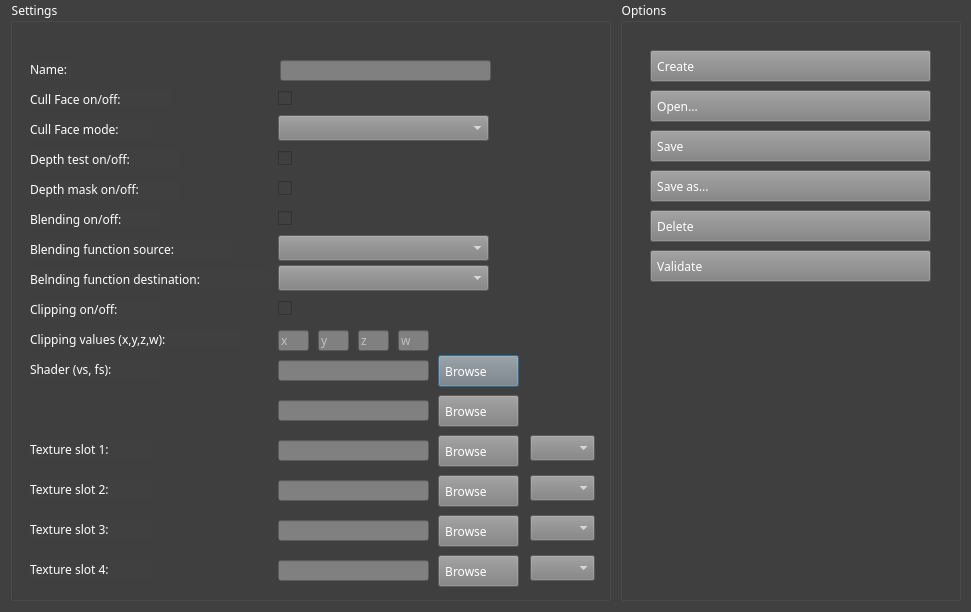
<?xml version="1.0" encoding="UTF-8"?>
<ui version="4.0">
 <class>CMaterialSettingsGUI</class>
 <widget class="QDialog" name="CMaterialSettingsGUI">
  <property name="geometry">
   <rect>
    <x>0</x>
    <y>0</y>
    <width>971</width>
    <height>612</height>
   </rect>
  </property>
  <property name="windowTitle">
   <string>Dialog</string>
  </property>
  <property name="styleSheet">
   <string notr="true">background-color: rgb(64, 64, 64);
color: rgb(255, 255, 255);</string>
  </property>
  <widget class="QGroupBox" name="gb_settings">
   <property name="geometry">
    <rect>
     <x>10</x>
     <y>0</y>
     <width>601</width>
     <height>601</height>
    </rect>
   </property>
   <property name="font">
    <font>
     <family>Menlo</family>
    </font>
   </property>
   <property name="styleSheet">
    <string notr="true">background-color: rgb(64, 64, 64);
color: rgb(255, 255, 255);</string>
   </property>
   <property name="title">
    <string>Settings</string>
   </property>
   <widget class="QLabel" name="label">
    <property name="geometry">
     <rect>
      <x>20</x>
      <y>60</y>
      <width>41</width>
      <height>19</height>
     </rect>
    </property>
    <property name="font">
     <font>
      <family>Menlo</family>
     </font>
    </property>
    <property name="text">
     <string>Name:</string>
    </property>
   </widget>
   <widget class="QLabel" name="label_2">
    <property name="geometry">
     <rect>
      <x>20</x>
      <y>90</y>
      <width>141</width>
      <height>19</height>
     </rect>
    </property>
    <property name="font">
     <font>
      <family>Menlo</family>
     </font>
    </property>
    <property name="text">
     <string>Cull Face on/off:</string>
    </property>
   </widget>
   <widget class="QLabel" name="label_3">
    <property name="geometry">
     <rect>
      <x>20</x>
      <y>120</y>
      <width>121</width>
      <height>19</height>
     </rect>
    </property>
    <property name="font">
     <font>
      <family>Menlo</family>
     </font>
    </property>
    <property name="text">
     <string>Cull Face mode:</string>
    </property>
   </widget>
   <widget class="QLabel" name="label_4">
    <property name="geometry">
     <rect>
      <x>20</x>
      <y>150</y>
      <width>151</width>
      <height>19</height>
     </rect>
    </property>
    <property name="font">
     <font>
      <family>Menlo</family>
     </font>
    </property>
    <property name="text">
     <string>Depth test on/off:</string>
    </property>
   </widget>
   <widget class="QLabel" name="label_5">
    <property name="geometry">
     <rect>
      <x>20</x>
      <y>180</y>
      <width>151</width>
      <height>19</height>
     </rect>
    </property>
    <property name="font">
     <font>
      <family>Menlo</family>
     </font>
    </property>
    <property name="text">
     <string>Depth mask on/off:</string>
    </property>
   </widget>
   <widget class="QLabel" name="label_6">
    <property name="geometry">
     <rect>
      <x>20</x>
      <y>210</y>
      <width>131</width>
      <height>19</height>
     </rect>
    </property>
    <property name="font">
     <font>
      <family>Menlo</family>
     </font>
    </property>
    <property name="text">
     <string>Blending on/off:</string>
    </property>
   </widget>
   <widget class="QLabel" name="label_7">
    <property name="geometry">
     <rect>
      <x>20</x>
      <y>240</y>
      <width>201</width>
      <height>19</height>
     </rect>
    </property>
    <property name="font">
     <font>
      <family>Menlo</family>
     </font>
    </property>
    <property name="text">
     <string>Blending function source:</string>
    </property>
   </widget>
   <widget class="QLabel" name="label_8">
    <property name="geometry">
     <rect>
      <x>20</x>
      <y>270</y>
      <width>241</width>
      <height>19</height>
     </rect>
    </property>
    <property name="font">
     <font>
      <family>Menlo</family>
     </font>
    </property>
    <property name="text">
     <string>Belnding function destination:</string>
    </property>
   </widget>
   <widget class="QLabel" name="label_9">
    <property name="geometry">
     <rect>
      <x>20</x>
      <y>300</y>
      <width>131</width>
      <height>19</height>
     </rect>
    </property>
    <property name="font">
     <font>
      <family>Menlo</family>
     </font>
    </property>
    <property name="text">
     <string>Clipping on/off:</string>
    </property>
   </widget>
   <widget class="QLabel" name="label_10">
    <property name="geometry">
     <rect>
      <x>20</x>
      <y>330</y>
      <width>211</width>
      <height>19</height>
     </rect>
    </property>
    <property name="font">
     <font>
      <family>Menlo</family>
     </font>
    </property>
    <property name="text">
     <string>Clipping values (x,y,z,w):</string>
    </property>
   </widget>
   <widget class="QLabel" name="label_11">
    <property name="geometry">
     <rect>
      <x>20</x>
      <y>360</y>
      <width>131</width>
      <height>19</height>
     </rect>
    </property>
    <property name="font">
     <font>
      <family>Menlo</family>
     </font>
    </property>
    <property name="text">
     <string>Shader (vs, fs):</string>
    </property>
   </widget>
   <widget class="QLabel" name="label_12">
    <property name="geometry">
     <rect>
      <x>20</x>
      <y>440</y>
      <width>121</width>
      <height>19</height>
     </rect>
    </property>
    <property name="font">
     <font>
      <family>Menlo</family>
     </font>
    </property>
    <property name="text">
     <string>Texture slot 1:</string>
    </property>
   </widget>
   <widget class="QLabel" name="label_13">
    <property name="geometry">
     <rect>
      <x>20</x>
      <y>480</y>
      <width>121</width>
      <height>19</height>
     </rect>
    </property>
    <property name="font">
     <font>
      <family>Menlo</family>
     </font>
    </property>
    <property name="text">
     <string>Texture slot 2:</string>
    </property>
   </widget>
   <widget class="QLabel" name="label_14">
    <property name="geometry">
     <rect>
      <x>20</x>
      <y>520</y>
      <width>121</width>
      <height>19</height>
     </rect>
    </property>
    <property name="font">
     <font>
      <family>Menlo</family>
     </font>
    </property>
    <property name="text">
     <string>Texture slot 3:</string>
    </property>
   </widget>
   <widget class="QLabel" name="label_15">
    <property name="geometry">
     <rect>
      <x>20</x>
      <y>560</y>
      <width>121</width>
      <height>19</height>
     </rect>
    </property>
    <property name="font">
     <font>
      <family>Menlo</family>
     </font>
    </property>
    <property name="text">
     <string>Texture slot 4:</string>
    </property>
   </widget>
   <widget class="QCheckBox" name="cb_cull_face_status">
    <property name="geometry">
     <rect>
      <x>268</x>
      <y>90</y>
      <width>16</width>
      <height>16</height>
     </rect>
    </property>
    <property name="font">
     <font>
      <family>Menlo</family>
     </font>
    </property>
    <property name="text">
     <string/>
    </property>
   </widget>
   <widget class="QComboBox" name="cb_cull_face_mode">
    <property name="geometry">
     <rect>
      <x>268</x>
      <y>115</y>
      <width>211</width>
      <height>26</height>
     </rect>
    </property>
    <property name="font">
     <font>
      <family>Menlo</family>
     </font>
    </property>
    <property name="styleSheet">
     <string notr="true">background-color: rgb(128, 128, 128);</string>
    </property>
   </widget>
   <widget class="QCheckBox" name="cb_depth_test_status">
    <property name="geometry">
     <rect>
      <x>268</x>
      <y>150</y>
      <width>16</width>
      <height>16</height>
     </rect>
    </property>
    <property name="font">
     <font>
      <family>Menlo</family>
     </font>
    </property>
    <property name="text">
     <string/>
    </property>
   </widget>
   <widget class="QCheckBox" name="cb_depth_mask_status">
    <property name="geometry">
     <rect>
      <x>268</x>
      <y>180</y>
      <width>16</width>
      <height>16</height>
     </rect>
    </property>
    <property name="font">
     <font>
      <family>Menlo</family>
     </font>
    </property>
    <property name="text">
     <string/>
    </property>
   </widget>
   <widget class="QCheckBox" name="cb_blending_status">
    <property name="geometry">
     <rect>
      <x>268</x>
      <y>210</y>
      <width>16</width>
      <height>16</height>
     </rect>
    </property>
    <property name="font">
     <font>
      <family>Menlo</family>
     </font>
    </property>
    <property name="text">
     <string/>
    </property>
   </widget>
   <widget class="QComboBox" name="cb_blending_function_source">
    <property name="geometry">
     <rect>
      <x>268</x>
      <y>235</y>
      <width>211</width>
      <height>26</height>
     </rect>
    </property>
    <property name="font">
     <font>
      <family>Menlo</family>
     </font>
    </property>
    <property name="styleSheet">
     <string notr="true">background-color: rgb(128, 128, 128);</string>
    </property>
   </widget>
   <widget class="QComboBox" name="cb_blending_function_destination">
    <property name="geometry">
     <rect>
      <x>268</x>
      <y>265</y>
      <width>211</width>
      <height>26</height>
     </rect>
    </property>
    <property name="font">
     <font>
      <family>Menlo</family>
     </font>
    </property>
    <property name="styleSheet">
     <string notr="true">background-color: rgb(128, 128, 128);</string>
    </property>
   </widget>
   <widget class="QCheckBox" name="cb_clipping_status">
    <property name="geometry">
     <rect>
      <x>268</x>
      <y>300</y>
      <width>16</width>
      <height>16</height>
     </rect>
    </property>
    <property name="font">
     <font>
      <family>Menlo</family>
     </font>
    </property>
    <property name="text">
     <string/>
    </property>
   </widget>
   <widget class="QLineEdit" name="eb_clipping_x">
    <property name="geometry">
     <rect>
      <x>268</x>
      <y>330</y>
      <width>31</width>
      <height>21</height>
     </rect>
    </property>
    <property name="font">
     <font>
      <family>Menlo</family>
     </font>
    </property>
    <property name="styleSheet">
     <string notr="true">background-color: rgb(128, 128, 128);</string>
    </property>
    <property name="placeholderText">
     <string>x</string>
    </property>
   </widget>
   <widget class="QLineEdit" name="eb_clipping_y">
    <property name="geometry">
     <rect>
      <x>308</x>
      <y>330</y>
      <width>31</width>
      <height>21</height>
     </rect>
    </property>
    <property name="font">
     <font>
      <family>Menlo</family>
     </font>
    </property>
    <property name="styleSheet">
     <string notr="true">background-color: rgb(128, 128, 128);</string>
    </property>
    <property name="placeholderText">
     <string>y</string>
    </property>
   </widget>
   <widget class="QLineEdit" name="eb_clipping_z">
    <property name="geometry">
     <rect>
      <x>348</x>
      <y>330</y>
      <width>31</width>
      <height>21</height>
     </rect>
    </property>
    <property name="font">
     <font>
      <family>Menlo</family>
     </font>
    </property>
    <property name="styleSheet">
     <string notr="true">background-color: rgb(128, 128, 128);</string>
    </property>
    <property name="placeholderText">
     <string>z</string>
    </property>
   </widget>
   <widget class="QLineEdit" name="eb_clipping_w">
    <property name="geometry">
     <rect>
      <x>388</x>
      <y>330</y>
      <width>31</width>
      <height>21</height>
     </rect>
    </property>
    <property name="font">
     <font>
      <family>Menlo</family>
     </font>
    </property>
    <property name="styleSheet">
     <string notr="true">background-color: rgb(128, 128, 128);</string>
    </property>
    <property name="placeholderText">
     <string>w</string>
    </property>
   </widget>
   <widget class="QLineEdit" name="eb_vs_shader">
    <property name="geometry">
     <rect>
      <x>268</x>
      <y>360</y>
      <width>151</width>
      <height>21</height>
     </rect>
    </property>
    <property name="font">
     <font>
      <family>Menlo</family>
     </font>
    </property>
    <property name="styleSheet">
     <string notr="true">background-color: rgb(128, 128, 128);</string>
    </property>
   </widget>
   <widget class="QPushButton" name="btn_vs_browse">
    <property name="geometry">
     <rect>
      <x>428</x>
      <y>355</y>
      <width>81</width>
      <height>32</height>
     </rect>
    </property>
    <property name="font">
     <font>
      <family>Menlo</family>
     </font>
    </property>
    <property name="styleSheet">
     <string notr="true">background-color: rgb(128, 128, 128);
color: rgb(255, 255, 255);
text-align:left;</string>
    </property>
    <property name="text">
     <string>  Browse</string>
    </property>
   </widget>
   <widget class="QLineEdit" name="eb_fs_shader">
    <property name="geometry">
     <rect>
      <x>268</x>
      <y>400</y>
      <width>151</width>
      <height>21</height>
     </rect>
    </property>
    <property name="font">
     <font>
      <family>Menlo</family>
     </font>
    </property>
    <property name="styleSheet">
     <string notr="true">background-color: rgb(128, 128, 128);</string>
    </property>
   </widget>
   <widget class="QPushButton" name="btn_fs_browse">
    <property name="geometry">
     <rect>
      <x>428</x>
      <y>395</y>
      <width>81</width>
      <height>32</height>
     </rect>
    </property>
    <property name="font">
     <font>
      <family>Menlo</family>
     </font>
    </property>
    <property name="styleSheet">
     <string notr="true">background-color: rgb(128, 128, 128);
color: rgb(255, 255, 255);
text-align:left;</string>
    </property>
    <property name="text">
     <string>  Browse</string>
    </property>
   </widget>
   <widget class="QLineEdit" name="eb_texture_slot_1">
    <property name="geometry">
     <rect>
      <x>268</x>
      <y>440</y>
      <width>151</width>
      <height>21</height>
     </rect>
    </property>
    <property name="font">
     <font>
      <family>Menlo</family>
     </font>
    </property>
    <property name="styleSheet">
     <string notr="true">background-color: rgb(128, 128, 128);</string>
    </property>
    <property name="readOnly">
     <bool>true</bool>
    </property>
   </widget>
   <widget class="QPushButton" name="btn_texture_slot1_browse">
    <property name="geometry">
     <rect>
      <x>428</x>
      <y>435</y>
      <width>81</width>
      <height>32</height>
     </rect>
    </property>
    <property name="font">
     <font>
      <family>Menlo</family>
     </font>
    </property>
    <property name="styleSheet">
     <string notr="true">background-color: rgb(128, 128, 128);
color: rgb(255, 255, 255);
text-align:left;</string>
    </property>
    <property name="text">
     <string>  Browse</string>
    </property>
   </widget>
   <widget class="QLineEdit" name="eb_texture_slot_2">
    <property name="geometry">
     <rect>
      <x>268</x>
      <y>480</y>
      <width>151</width>
      <height>21</height>
     </rect>
    </property>
    <property name="font">
     <font>
      <family>Menlo</family>
     </font>
    </property>
    <property name="styleSheet">
     <string notr="true">background-color: rgb(128, 128, 128);</string>
    </property>
    <property name="readOnly">
     <bool>true</bool>
    </property>
   </widget>
   <widget class="QPushButton" name="btn_texture_slot2_browse">
    <property name="geometry">
     <rect>
      <x>428</x>
      <y>475</y>
      <width>81</width>
      <height>32</height>
     </rect>
    </property>
    <property name="font">
     <font>
      <family>Menlo</family>
     </font>
    </property>
    <property name="styleSheet">
     <string notr="true">background-color: rgb(128, 128, 128);
color: rgb(255, 255, 255);
text-align:left;</string>
    </property>
    <property name="text">
     <string>  Browse</string>
    </property>
   </widget>
   <widget class="QLineEdit" name="eb_texture_slot_3">
    <property name="geometry">
     <rect>
      <x>268</x>
      <y>520</y>
      <width>151</width>
      <height>21</height>
     </rect>
    </property>
    <property name="font">
     <font>
      <family>Menlo</family>
     </font>
    </property>
    <property name="styleSheet">
     <string notr="true">background-color: rgb(128, 128, 128);</string>
    </property>
    <property name="readOnly">
     <bool>true</bool>
    </property>
   </widget>
   <widget class="QLineEdit" name="eb_texture_slot_4">
    <property name="geometry">
     <rect>
      <x>268</x>
      <y>560</y>
      <width>151</width>
      <height>21</height>
     </rect>
    </property>
    <property name="font">
     <font>
      <family>Menlo</family>
     </font>
    </property>
    <property name="styleSheet">
     <string notr="true">background-color: rgb(128, 128, 128);</string>
    </property>
    <property name="readOnly">
     <bool>true</bool>
    </property>
   </widget>
   <widget class="QPushButton" name="btn_texture_slot3_browse">
    <property name="geometry">
     <rect>
      <x>428</x>
      <y>515</y>
      <width>81</width>
      <height>32</height>
     </rect>
    </property>
    <property name="font">
     <font>
      <family>Menlo</family>
     </font>
    </property>
    <property name="styleSheet">
     <string notr="true">background-color: rgb(128, 128, 128);
color: rgb(255, 255, 255);
text-align:left;</string>
    </property>
    <property name="text">
     <string>  Browse</string>
    </property>
   </widget>
   <widget class="QPushButton" name="btn_texture_slot4_browse">
    <property name="geometry">
     <rect>
      <x>428</x>
      <y>555</y>
      <width>81</width>
      <height>32</height>
     </rect>
    </property>
    <property name="font">
     <font>
      <family>Menlo</family>
     </font>
    </property>
    <property name="styleSheet">
     <string notr="true">background-color: rgb(128, 128, 128);
color: rgb(255, 255, 255);
text-align:left;</string>
    </property>
    <property name="text">
     <string>  Browse</string>
    </property>
   </widget>
   <widget class="QComboBox" name="cb_texture_slot1_wrap">
    <property name="geometry">
     <rect>
      <x>520</x>
      <y>435</y>
      <width>65</width>
      <height>26</height>
     </rect>
    </property>
    <property name="font">
     <font>
      <family>Menlo</family>
     </font>
    </property>
    <property name="styleSheet">
     <string notr="true">background-color: rgb(128, 128, 128);</string>
    </property>
   </widget>
   <widget class="QComboBox" name="cb_texture_slot2_wrap">
    <property name="geometry">
     <rect>
      <x>520</x>
      <y>475</y>
      <width>65</width>
      <height>26</height>
     </rect>
    </property>
    <property name="font">
     <font>
      <family>Menlo</family>
     </font>
    </property>
    <property name="styleSheet">
     <string notr="true">background-color: rgb(128, 128, 128);</string>
    </property>
   </widget>
   <widget class="QComboBox" name="cb_texture_slot3_wrap">
    <property name="geometry">
     <rect>
      <x>520</x>
      <y>515</y>
      <width>65</width>
      <height>26</height>
     </rect>
    </property>
    <property name="font">
     <font>
      <family>Menlo</family>
     </font>
    </property>
    <property name="styleSheet">
     <string notr="true">background-color: rgb(128, 128, 128);</string>
    </property>
   </widget>
   <widget class="QComboBox" name="cb_texture_slot4_wrap">
    <property name="geometry">
     <rect>
      <x>520</x>
      <y>555</y>
      <width>65</width>
      <height>26</height>
     </rect>
    </property>
    <property name="font">
     <font>
      <family>Menlo</family>
     </font>
    </property>
    <property name="styleSheet">
     <string notr="true">background-color: rgb(128, 128, 128);</string>
    </property>
   </widget>
   <widget class="QLineEdit" name="eb_material_name">
    <property name="geometry">
     <rect>
      <x>270</x>
      <y>60</y>
      <width>211</width>
      <height>21</height>
     </rect>
    </property>
    <property name="font">
     <font>
      <family>Menlo</family>
     </font>
    </property>
    <property name="focusPolicy">
     <enum>Qt::StrongFocus</enum>
    </property>
    <property name="styleSheet">
     <string notr="true">background-color: rgb(128, 128, 128);</string>
    </property>
   </widget>
  </widget>
  <widget class="QGroupBox" name="gb_options">
   <property name="geometry">
    <rect>
     <x>620</x>
     <y>0</y>
     <width>341</width>
     <height>601</height>
    </rect>
   </property>
   <property name="font">
    <font>
     <family>Menlo</family>
    </font>
   </property>
   <property name="title">
    <string>Options</string>
   </property>
   <widget class="QPushButton" name="btn_create_material">
    <property name="geometry">
     <rect>
      <x>30</x>
      <y>50</y>
      <width>281</width>
      <height>32</height>
     </rect>
    </property>
    <property name="font">
     <font>
      <family>Menlo</family>
     </font>
    </property>
    <property name="styleSheet">
     <string notr="true">background-color: rgb(128, 128, 128);
color: rgb(255, 255, 255);
text-align:left;</string>
    </property>
    <property name="text">
     <string>  Create</string>
    </property>
   </widget>
   <widget class="QPushButton" name="btn_open">
    <property name="geometry">
     <rect>
      <x>30</x>
      <y>90</y>
      <width>281</width>
      <height>32</height>
     </rect>
    </property>
    <property name="font">
     <font>
      <family>Menlo</family>
     </font>
    </property>
    <property name="styleSheet">
     <string notr="true">background-color: rgb(128, 128, 128);
color: rgb(255, 255, 255);
text-align:left;</string>
    </property>
    <property name="text">
     <string>  Open...</string>
    </property>
   </widget>
   <widget class="QPushButton" name="btn_save">
    <property name="geometry">
     <rect>
      <x>30</x>
      <y>130</y>
      <width>281</width>
      <height>32</height>
     </rect>
    </property>
    <property name="font">
     <font>
      <family>Menlo</family>
     </font>
    </property>
    <property name="styleSheet">
     <string notr="true">background-color: rgb(128, 128, 128);
color: rgb(255, 255, 255);
text-align:left;</string>
    </property>
    <property name="text">
     <string>  Save</string>
    </property>
   </widget>
   <widget class="QPushButton" name="btn_saveas">
    <property name="geometry">
     <rect>
      <x>30</x>
      <y>170</y>
      <width>281</width>
      <height>32</height>
     </rect>
    </property>
    <property name="font">
     <font>
      <family>Menlo</family>
     </font>
    </property>
    <property name="styleSheet">
     <string notr="true">background-color: rgb(128, 128, 128);
color: rgb(255, 255, 255);
text-align:left;</string>
    </property>
    <property name="text">
     <string>  Save as...</string>
    </property>
   </widget>
   <widget class="QPushButton" name="btn_validate">
    <property name="geometry">
     <rect>
      <x>30</x>
      <y>250</y>
      <width>281</width>
      <height>32</height>
     </rect>
    </property>
    <property name="font">
     <font>
      <family>Menlo</family>
     </font>
    </property>
    <property name="styleSheet">
     <string notr="true">background-color: rgb(128, 128, 128);
color: rgb(255, 255, 255);
text-align:left;</string>
    </property>
    <property name="text">
     <string>  Validate</string>
    </property>
   </widget>
   <widget class="QPushButton" name="btn_delete_material">
    <property name="geometry">
     <rect>
      <x>30</x>
      <y>210</y>
      <width>281</width>
      <height>32</height>
     </rect>
    </property>
    <property name="font">
     <font>
      <family>Menlo</family>
     </font>
    </property>
    <property name="styleSheet">
     <string notr="true">background-color: rgb(128, 128, 128);
color: rgb(255, 255, 255);
text-align:left;</string>
    </property>
    <property name="text">
     <string>  Delete</string>
    </property>
   </widget>
  </widget>
 </widget>
 <resources/>
 <connections/>
</ui>
